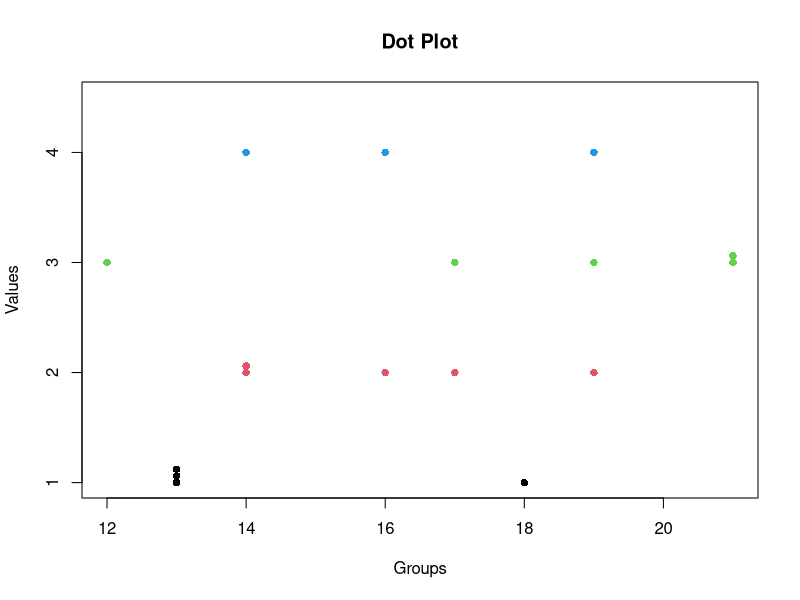

Reproduce this figure in R.
# Given data
data <- list(c(13, 13, 13, 18),
             c(14, 17, 14, 16, 19),
             c(21, 12, 17, 21, 19),
             c(19, 16, 14))

# Create a dot plot
stripchart(data, method = "stack", pch = 16, main = "Dot Plot", xlab = "Groups", ylab = "Values", col = 1:4)
